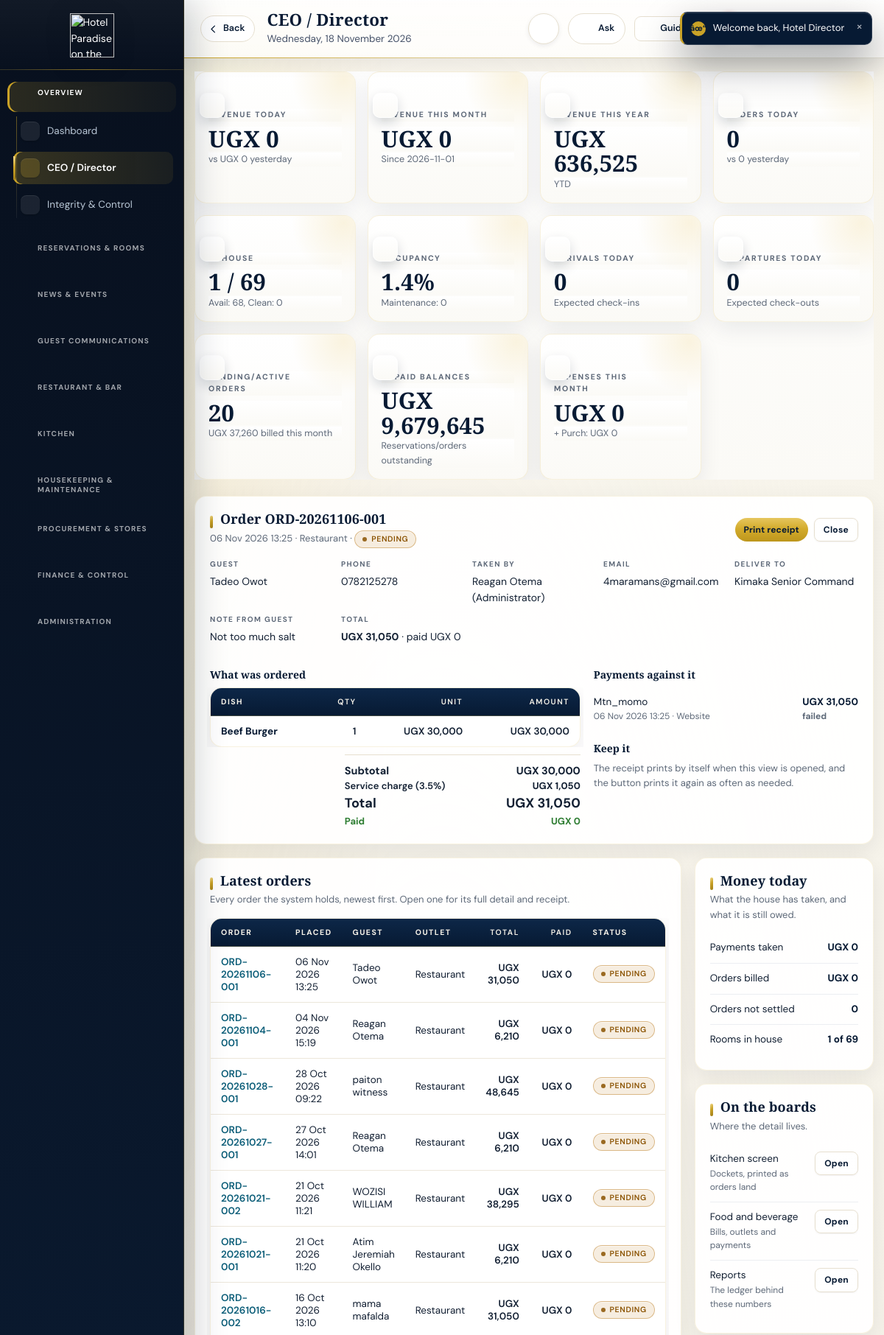
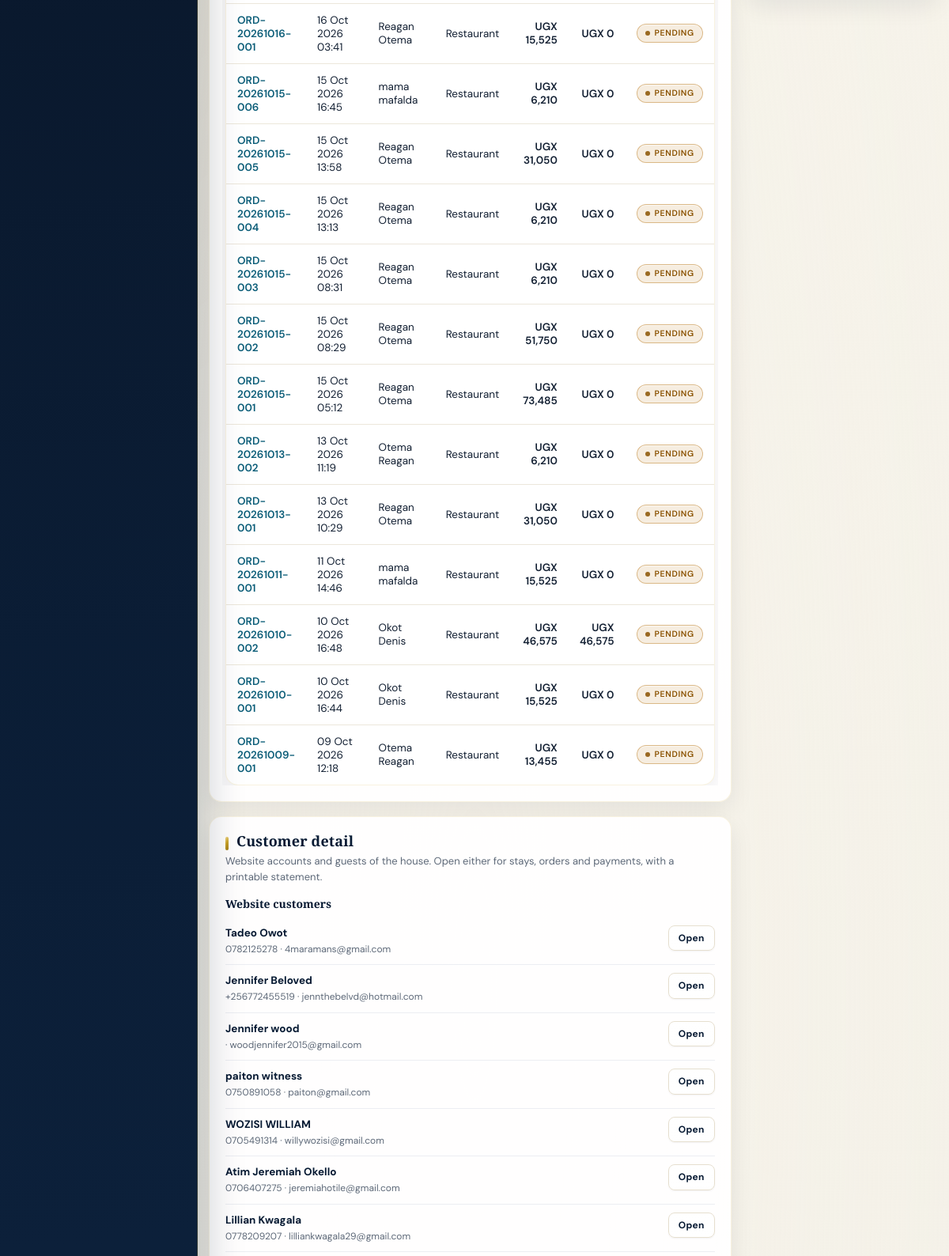
The app's page /backend-php/index.php?page=overview&order=20 (signed in, upper part) with its own data (2 pictures, top to bottom).
### tables this page shows
CREATE TABLE `orders` (
  `id` bigint(20) UNSIGNED NOT NULL,
  `hotel_id` bigint(20) UNSIGNED NOT NULL,
  `user_id` bigint(20) UNSIGNED NOT NULL,
  `shift_id` bigint(20) UNSIGNED DEFAULT NULL,
  `order_number` varchar(60) NOT NULL,
  `outlet` enum('restaurant','bar','room_service') NOT NULL,
  `order_type` enum('table','room','takeaway','delivery') NOT NULL,
  `table_name` varchar(60) DEFAULT NULL,
  `room_id` bigint(20) UNSIGNED DEFAULT NULL,
  `customer_name` varchar(160) DEFAULT NULL,
  `customer_phone` varchar(40) DEFAULT NULL,
  `customer_email` varchar(190) DEFAULT NULL,
  `delivery_address` varchar(255) DEFAULT NULL,
  `delivery_notes` text DEFAULT NULL,
  `status` enum('pending','accepted','preparing','ready','served','partially_paid','paid','cancelled') DEFAULT 'pending',
  `discount` decimal(14,2) DEFAULT 0.00,
  `subtotal` decimal(14,2) DEFAULT 0.00,
  `tax` decimal(14,2) DEFAULT 0.00,
  `total` decimal(14,2) DEFAULT 0.00,
  `created_at` timestamp NULL DEFAULT NULL,
  `deleted_at` timestamp NULL DEFAULT NULL,
  `deleted_by` bigint(20) UNSIGNED DEFAULT NULL
);

CREATE TABLE `users` (
  `id` bigint(20) UNSIGNED NOT NULL,
  `hotel_id` bigint(20) UNSIGNED DEFAULT NULL,
  `name` varchar(190) NOT NULL,
  `email` varchar(190) DEFAULT NULL,
  `phone` varchar(50) DEFAULT NULL,
  `password_hash` varchar(255) NOT NULL,
  `status` enum('pending','active','suspended') DEFAULT 'pending',
  `created_at` timestamp NULL DEFAULT NULL,
  `updated_at` timestamp NULL DEFAULT NULL,
  `profile_image` varchar(255) DEFAULT NULL,
  `last_login_at` datetime DEFAULT NULL,
  `password_changed_at` datetime DEFAULT NULL,
  `deleted_at` timestamp NULL DEFAULT NULL,
  `deleted_by` bigint(20) UNSIGNED DEFAULT NULL
);

CREATE TABLE `payments` (
  `id` bigint(20) UNSIGNED NOT NULL,
  `hotel_id` bigint(20) UNSIGNED NOT NULL,
  `user_id` bigint(20) UNSIGNED DEFAULT NULL,
  `customer_id` bigint(20) UNSIGNED DEFAULT NULL,
  `invoice_id` bigint(20) UNSIGNED DEFAULT NULL,
  `order_id` bigint(20) UNSIGNED DEFAULT NULL,
  `shift_id` bigint(20) UNSIGNED DEFAULT NULL,
  `reservation_id` bigint(20) UNSIGNED DEFAULT NULL,
  `amount` decimal(14,2) NOT NULL,
  `base_currency` char(3) DEFAULT NULL,
  `base_amount` decimal(14,2) DEFAULT NULL,
  `currency` char(3) DEFAULT NULL,
  `fx_rate` decimal(24,10) DEFAULT NULL,
  `fx_source` varchar(120) DEFAULT NULL,
  `fx_at` varchar(60) DEFAULT NULL,
  `charged_amount` decimal(14,2) DEFAULT NULL,
  `charged_currency` char(3) DEFAULT NULL,
  `method` varchar(50) NOT NULL,
  `provider` varchar(100) DEFAULT NULL,
  `provider_reference` varchar(190) DEFAULT NULL,
  `order_tracking_id` varchar(120) DEFAULT NULL,
  `confirmation_code` varchar(120) DEFAULT NULL,
  `gateway_payment_method` varchar(100) DEFAULT NULL,
  `checkout_token` varchar(190) DEFAULT NULL,
  `status` enum('pending','successful','failed','refunded','reversed') DEFAULT 'pending',
  `settlement_status` varchar(30) NOT NULL DEFAULT 'not_settled',
  `settlement_reference` varchar(120) DEFAULT NULL,
  `gateway_fee` decimal(14,2) DEFAULT NULL,
  `verified_at` datetime DEFAULT NULL,
  `verified_by` varchar(30) DEFAULT NULL,
  `verification_note` varchar(255) DEFAULT NULL,
  `gateway_result` text DEFAULT NULL,
  `payer_phone` varchar(50) DEFAULT NULL,
  `created_at` timestamp NULL DEFAULT NULL
);

CREATE TABLE `customers` (
  `id` bigint(20) UNSIGNED NOT NULL,
  `hotel_id` bigint(20) UNSIGNED NOT NULL DEFAULT 1,
  `full_name` varchar(160) NOT NULL DEFAULT '',
  `email` varchar(190) NOT NULL,
  `phone` varchar(40) NOT NULL DEFAULT '',
  `password_hash` varchar(255) NOT NULL DEFAULT '',
  `google_sub` varchar(128) DEFAULT NULL,
  `status` varchar(24) NOT NULL DEFAULT 'active',
  `created_at` datetime NOT NULL DEFAULT current_timestamp(),
  `updated_at` datetime NOT NULL DEFAULT current_timestamp() ON UPDATE current_timestamp(),
  `last_login_at` datetime DEFAULT NULL,
  `profile_image` varchar(255) DEFAULT NULL,
  `date_of_birth` date DEFAULT NULL,
  `gender` varchar(20) DEFAULT NULL,
  `nationality` varchar(80) DEFAULT NULL,
  `national_id` varchar(60) DEFAULT NULL,
  `address` varchar(255) DEFAULT NULL,
  `city` varchar(120) DEFAULT NULL,
  `country` varchar(120) DEFAULT NULL,
  `postcode` varchar(20) DEFAULT NULL,
  `company` varchar(160) DEFAULT NULL,
  `job_title` varchar(120) DEFAULT NULL,
  `preferred_language` varchar(20) DEFAULT NULL,
  `dietary_preferences` varchar(255) DEFAULT NULL,
  `room_preferences` varchar(255) DEFAULT NULL,
  `marketing_opt_in` tinyint(1) NOT NULL DEFAULT 0,
  `emergency_contact_name` varchar(160) DEFAULT NULL,
  `emergency_contact_phone` varchar(40) DEFAULT NULL,
  `notes` text DEFAULT NULL,
  `deleted_at` timestamp NULL DEFAULT NULL,
  `deleted_by` bigint(20) UNSIGNED DEFAULT NULL
);

### backend-php/modules/overview.php (the view, shortened to what this page needs)
<?php
function order_full(int $id): ?array{
 $o=row("SELECT o.*,(SELECT oi.notes FROM order_items oi WHERE oi.order_id=o.id AND oi.notes<>'' ORDER BY oi.id LIMIT 1) any_notes,
  (SELECT COALESCE(SUM(p.amount),0) FROM payments p WHERE p.order_id=o.id AND p.status='successful') paid,
  u.name taken_by
  FROM orders o LEFT JOIN users u ON u.id=o.user_id WHERE o.id=?",[$id]);
 $o['lines']=rows('SELECT oi.quantity,oi.unit_price,oi.total,oi.notes,'.hp_order_item_name_sql().' FROM order_items oi LEFT JOIN menu_items mi ON mi.id=oi.menu_item_id WHERE oi.order_id=? ORDER BY oi.id',[$id]);
 $o['payments']=rows("SELECT p.amount,p.method,p.status,p.created_at,u.name who FROM payments p LEFT JOIN users u ON u.id=p.user_id WHERE p.order_id=? ORDER BY p.id",[$id]);
 return $o;
}
function phone_key(?string $p): string{
 $d=preg_replace('/\D/','',(string)$p);
 return strlen($d)>9?substr($d,-9):$d;
}
$order=null;$viewOrder=(int)($_GET['order']??0);
if($viewOrder) $order=order_full($viewOrder);
$orders=rows("SELECT o.id,o.order_number,o.outlet,o.order_type,o.status,o.total,o.created_at,
 (SELECT COALESCE(SUM(p.amount),0) FROM payments p WHERE p.order_id=o.id AND p.status='successful') paid,
 (SELECT oi.notes FROM order_items oi WHERE oi.order_id=o.id AND oi.notes<>'' ORDER BY oi.id LIMIT 1) any_notes
 FROM orders o ORDER BY o.id DESC LIMIT 20");
$recentCustomers=rows('SELECT id,full_name,phone,email,created_at FROM customers ORDER BY id DESC LIMIT 12');
echo '<div class="kpis">';
echo '</div>';
if($order){
 $g=order_customer($order['any_notes']??null);
 echo '<div class="panel"><div class="toolbar" style="margin-bottom:14px">';
 echo '<div><h2>Order '.e($order['order_number']).'</h2><p class="hint" style="margin:0">'.fmtdt($order['created_at']).' &middot; '.e(ucfirst((string)$order['outlet'])).' &middot; '.status_badge($order['status']).'</p></div>';
 echo '<div class="bar"><button class="btn sm" type="button" onclick="printReceipt(\'order-'.(int)$order['id'].'\')">Print receipt</button>';
 echo '<a class="btnGhost sm" href="'.BASE.'/index.php?page=overview">Close</a></div></div>';
 echo '<div class="res-meta" style="margin-bottom:16px">';
 echo '<div class="field" style="margin:0"><label>Guest</label><div>'.e($g['name']??'Counter order').'</div></div>';
 if($g) echo '<div class="field" style="margin:0"><label>Phone</label><div><a href="'.BASE.'/index.php?page=overview&amp;customer='.(int)(val('SELECT id FROM customers WHERE phone LIKE ?',['%'.phone_key($g['phone']).'%'])?:0).'">'.e($g['phone']).'</a></div></div>';
 echo '<div class="field" style="margin:0"><label>Taken by</label><div>'.e($order['taken_by']??'Website').'</div></div>';
 $d=order_delivery($order);
 if($d['email']) echo '<div class="field" style="margin:0"><label>Email</label><div>'.e($d['email']).'</div></div>';
 if($d['address']) echo '<div class="field" style="margin:0"><label>Deliver to</label><div>'.e($d['address']).'</div></div>';
 if($d['notes']) echo '<div class="field" style="margin:0"><label>Note from guest</label><div>'.e($d['notes']).'</div></div>';
 echo '<div class="field" style="margin:0"><label>Total</label><div><b>'.money($order['total']).'</b> &middot; paid '.money($order['paid']).'</div></div>';
 echo '</div>';
 echo '<div class="twoCol"><div>';
 echo '<h3>What was ordered</h3><table class="tbl"><thead><tr><th>Dish</th><th class="num">Qty</th><th class="num">Unit</th><th class="num">Amount</th></tr></thead><tbody>';
 foreach($order['lines'] as $l){
  $note=prep_note($l['notes']??null);
  echo '<tr><td><b>'.e($l['name']??'Item removed').'</b>'.($note?'<br><small>'.e($note).'</small>':'').'</td>';
  echo '<td class="num">'.rtrim(rtrim(number_format((float)$l['quantity'],2,'.',''),'0'),'.').'</td><td class="num">'.money($l['unit_price']).'</td><td class="num">'.money($l['total']).'</td></tr>';
 }
 echo '</tbody></table>';
 echo '<div class="totals" style="max-width:320px;margin-left:auto">';
 echo '<div class="tt"><span>Subtotal</span><b>'.money($order['subtotal']).'</b></div>';
 if((float)$order['tax']>0) echo '<div class="tt" style="font-size:13px;font-weight:600"><span>Service charge (3.5%)</span><b>'.money($order['tax']).'</b></div>';
 echo '<div class="tt" style="font-size:18px"><span>Total</span><b>'.money($order['total']).'</b></div>';
 echo '<div class="tt" style="font-size:13px;color:#2e7d32"><span>Paid</span><b>'.money($order['paid']).'</b></div>';
 echo '</div></div>';
 echo '<div>';
 echo '<h3>Payments against it</h3>';
 if(!count($order['payments'])) echo '<p class="emptyLine">Nothing has been taken against this order yet.</p>';
 else{
  echo '<div class="miniList">';
  foreach($order['payments'] as $p){
   echo '<div class="li"><span>'.e(ucfirst((string)$p['method'])).'<br><small>'.fmtdt($p['created_at']).' &middot; '.e($p['who']??'Website').'</small></span>';
   echo '<b>'.money($p['amount']).'<br><small>'.e($p['status']).'</small></b></div>';
  }
  echo '</div>';
 }
 echo '<h3>Keep it</h3><p class="hint">The receipt prints by itself when this view is opened, and the button prints it again as often as needed.</p>';
 echo '</div></div></div>';
}
echo '<div class="dashGrid"><div>';
echo '<div class="panel"><h2>Latest orders</h2><p class="hint">Every order the system holds, newest first. Open one for its full detail and receipt.</p>';
echo '<table class="tbl"><thead><tr><th>Order</th><th>Placed</th><th>Guest</th><th>Outlet</th><th class="num">Total</th><th class="num">Paid</th><th>Status</th></tr></thead><tbody>';
foreach($orders as $o){
 $g=order_customer($o['any_notes']??null);
 echo '<tr><td><b><a href="'.BASE.'/index.php?page=overview&amp;order='.(int)$o['id'].'">'.e($o['order_number']).'</a></b></td>';
 echo '<td>'.fmtdt($o['created_at']).'</td><td>'.e($g['name']??'Counter').'</td><td>'.e(ucfirst((string)$o['outlet'])).'</td>';
 echo '<td class="num">'.money($o['total']).'</td><td class="num">'.money($o['paid']).'</td><td>'.status_badge($o['status']).'</td></tr>';
}
echo '</tbody></table></div>';
echo '<div class="panel"><h2>Customer detail</h2><p class="hint">Website accounts and guests of the house. Open either for stays, orders and payments, with a printable statement.</p>';
echo '<h3>Website customers</h3><div class="miniList">';
foreach($recentCustomers as $c){
 echo '<div class="li"><span><b><a href="'.BASE.'/index.php?page=overview&amp;customer='.(int)$c['id'].'">'.e($c['full_name']).'</a></b><br><small>'.e($c['phone']??'').' &middot; '.e($c['email']??'').'</small></span>';
 echo '<b><a class="btnGhost sm" href="'.BASE.'/index.php?page=overview&amp;customer='.(int)$c['id'].'">Open</a></b></div>';
}
echo '</div>';
echo '<h3>Hotel guests</h3><div class="miniList">';
echo '</div></div></div>';
echo '<div>';
echo '<div class="panel"><h2>Money today</h2><p class="hint">What the house has taken, and what it is still owed.</p>';
echo '<div class="miniList">';
echo '<div class="li"><span>Payments taken</span><b>'.money($k['today']).'</b></div>';
echo '<div class="li"><span>Orders billed</span><b>'.money($k['billed']).'</b></div>';
echo '<div class="li"><span>Orders not settled</span><b>'.(int)$k['owed'].'</b></div>';
echo '<div class="li"><span>Rooms in house</span><b>'.(int)$k['inhouse'].' of '.(int)$k['rooms'].'</b></div>';
echo '</div></div>';
echo '<div class="panel"><h2>On the boards</h2><p class="hint">Where the detail lives.</p><div class="miniList">';
echo '<div class="li"><span>Kitchen screen<br><small>Dockets, printed as orders land</small></span><b><a class="btnGhost sm" href="'.BASE.'/index.php?page=kitchen">Open</a></b></div>';
echo '<div class="li"><span>Food and beverage<br><small>Bills, outlets and payments</small></span><b><a class="btnGhost sm" href="'.BASE.'/index.php?page=fnb">Open</a></b></div>';
echo '<div class="li"><span>Reports<br><small>The ledger behind these numbers</small></span><b><a class="btnGhost sm" href="'.BASE.'/index.php?page=reports">Open</a></b></div>';
echo '</div></div></div></div>';

### backend-php/app/bootstrap.php (shortened to what this page needs)
<?php
if(!function_exists('hp_config')){
 function hp_config(): array{
  $file=__DIR__.'/../config.php';
  if(!is_readable($file)) return $cfg=[];
  $got=include $file;
  return $cfg=is_array($got)?$got:[];
 }
}
function db_config(): array{
 $fromFile=hp_config();
 $fromConfig=function(string $path) use($fromFile){
  $node=$fromFile;
  foreach(explode('.',$path) as $step){
   if(!is_array($node)||!array_key_exists($step,$node)) return null;
   $node=$node[$step];
  }
  return $node;
 };
 $pick=function(string $path,string $env,string $fallback) use($fromConfig): string{
  $v=getenv($env);
  if(is_string($v)&&$v!=='') return $v;
  $v=$fromConfig($path);
  if(is_string($v)&&$v!=='') return $v;
  return $fallback;
 };
 $host=$pick('db.host','HP_DB_HOST','127.0.0.1');
 $port=$pick('db.port','HP_DB_PORT','');
 return $cfg=[
  'dsn'=>'mysql:host='.$host.($port!==''?';port='.$port:'').';charset=utf8mb4',
  'host'=>$host,'port'=>$port,
  'name'=>$pick('db.name','HP_DB_NAME','hotelpardise_system'),
  'user'=>$pick('db.user','HP_DB_USER','hotelpardise_system'),
  'pass'=>$pick('db.pass','HP_DB_PASS',''),
  'web'=>[
   'name'=>$pick('web_db.name','HP_WEB_DB_NAME','hotelpardise_website'),
   'user'=>$pick('web_db.user','HP_WEB_DB_USER','hotelpardise_website'),
   'pass'=>$pick('web_db.pass','HP_WEB_DB_PASS',''),
  ],
 ];
}
function db_connect(string $dsn,string $dbName,string $user,string $pass): PDO{
  try{
   return new PDO($dsn.';dbname='.$dbName,$user,$pass,[
    PDO::ATTR_ERRMODE=>PDO::ERRMODE_EXCEPTION,
    PDO::ATTR_DEFAULT_FETCH_MODE=>PDO::FETCH_ASSOC
   ]);
  }catch(PDOException $e){
   $reason=db_failure_reason($e,$dbName,$user);
   error_log('[hotel db] cannot open '.$dbName.' as '.$user.'@'.db_config()['host']
    .' [SQLSTATE '.$e->getCode().']: '.$reason);
   throw new RuntimeException($reason,0);
  }
}
function db(): PDO{
  static $pdo=null;
  if($pdo===null){
   $c=db_config();
   try{
    $pdo=db_connect($c['dsn'],$c['name'],$c['user'],$c['pass']);
   }catch(RuntimeException $e){
    db_setup_page($e->getMessage());
   }
  }
  return $pdo;
}
function q(string $sql,array $p=[]){ $st=db()->prepare($sql); $st->execute($p); return $st; }
function rows(string $sql,array $p=[]){ return q($sql,$p)->fetchAll(); }
function row(string $sql,array $p=[]){ $r=q($sql,$p)->fetch(); return $r===false?null:$r; }
function val(string $sql,array $p=[]){ $r=q($sql,$p)->fetchColumn(); return $r===false?null:$r; }
function hp_column_exists(string $table,string $col): bool{
 try{
  $pattern=str_replace(['\\','_','%'],['\\\\','\\_','\\%'],$col);
  $st=db()->query('SHOW COLUMNS FROM `'.$table.'` LIKE '.db()->quote($pattern));
  return (bool)$st->fetch();
 }catch(Throwable $e){ return false; }
}
function hp_order_item_name_sql(string $itemAlias='oi',string $menuAlias='mi'): string{
 $item=preg_replace('/[^A-Za-z0-9_]/','',(string)$itemAlias) ?: 'oi';
 $menu=preg_replace('/[^A-Za-z0-9_]/','',(string)$menuAlias) ?: 'mi';
 $custom=hp_column_exists('order_items','custom_name')?"NULLIF($item.custom_name,'')":'NULL';
 return "COALESCE($menu.name,$custom,'Custom item') AS name";
}
function e($v=null): string{ return htmlspecialchars((string)$v,ENT_QUOTES,'UTF-8'); }
function money($v): string{ return 'UGX '.number_format((float)$v,0); }
function fmtdt($d): string{ return $d?date('d M Y H:i',strtotime((string)$d)):''; }
function badge(string $text,string $tone='grey'): string{
 static $tones=['ok'=>1,'warn'=>1,'bad'=>1,'gold'=>1,'navy'=>1,'blue'=>1,'grey'=>1];
 $t=isset($tones[$tone])?$tone:'grey';
 return '<span class="badge '.e($t).'">'.e($text).'</span>';
}

### records on screen
orders: order_number "ORD-20261106-001", created_at "06 Nov 2026 13:25", outlet "Restaurant", status "PENDING", user.name "Reagan Otema (Administrator)", customer_email "4maramans@gmail.com", delivery_address "Kimaka Senior Command", delivery_notes "Not too much salt", total "UGX 31,050", subtotal "UGX 30,000", tax "UGX 1,050", name "Tadeo Owot", paid "UGX 0"
payments: method "Mtn_momo", created_at "06 Nov 2026 13:25", who "Website", amount "UGX 31,050", status "failed"
orders: order_number "ORD-20261104-001", created_at "04 Nov 2026 15:19", name "Reagan Otema", outlet "Restaurant", total "UGX 6,210", paid "UGX 0", status "PENDING"
orders: order_number "ORD-20261028-001", created_at "28 Oct 2026 09:22", name "paiton witness", outlet "Restaurant", total "UGX 48,645", paid "UGX 0", status "PENDING"
orders: order_number "ORD-20261027-001", created_at "27 Oct 2026 14:01", name "Reagan Otema", outlet "Restaurant", total "UGX 6,210", paid "UGX 0", status "PENDING"
orders: order_number "ORD-20261021-002", created_at "21 Oct 2026 11:21", name "WOZISI WILLIAM", outlet "Restaurant", total "UGX 38,295", paid "UGX 0", status "PENDING"
orders: order_number "ORD-20261021-001", created_at "21 Oct 2026 11:20", outlet "Restaurant", total "UGX 6,210", paid "UGX 0", status "PENDING"
customers: full_name "Atim Jeremiah Okello", phone "0706407275", email "jeremiahotile@gmail.com"
orders: order_number "ORD-20261016-002", created_at "16 Oct 2026 13:10", name "mama mafalda", outlet "Restaurant", total "UGX 31,050", paid "UGX 0", status "PENDING"
orders: order_number "ORD-20261016-001", created_at "16 Oct 2026 03:41", name "Reagan Otema", outlet "Restaurant", total "UGX 15,525", paid "UGX 0", status "PENDING"
orders: order_number "ORD-20261015-006", created_at "15 Oct 2026 16:45", name "mama mafalda", outlet "Restaurant", total "UGX 6,210", paid "UGX 0", status "PENDING"
orders: order_number "ORD-20261015-005", created_at "15 Oct 2026 13:58", name "Reagan Otema", outlet "Restaurant", total "UGX 31,050", paid "UGX 0", status "PENDING"
orders: order_number "ORD-20261015-004", created_at "15 Oct 2026 13:13", name "Reagan Otema", outlet "Restaurant", total "UGX 6,210", paid "UGX 0", status "PENDING"
orders: order_number "ORD-20261015-003", created_at "15 Oct 2026 08:31", name "Reagan Otema", outlet "Restaurant", total "UGX 6,210", paid "UGX 0", status "PENDING"
orders: order_number "ORD-20261015-002", created_at "15 Oct 2026 08:29", name "Reagan Otema", outlet "Restaurant", total "UGX 51,750", paid "UGX 0", status "PENDING"
orders: order_number "ORD-20261015-001", created_at "15 Oct 2026 05:12", name "Reagan Otema", outlet "Restaurant", total "UGX 73,485", paid "UGX 0", status "PENDING"
orders: order_number "ORD-20261013-002", created_at "13 Oct 2026 11:19", name "Otema Reagan", outlet "Restaurant", total "UGX 6,210", paid "UGX 0", status "PENDING"
orders: order_number "ORD-20261013-001", created_at "13 Oct 2026 10:29", name "Reagan Otema", outlet "Restaurant", total "UGX 31,050", paid "UGX 0", status "PENDING"
orders: order_number "ORD-20261011-001", created_at "11 Oct 2026 14:46", name "mama mafalda", outlet "Restaurant", total "UGX 15,525", paid "UGX 0", status "PENDING"
orders: order_number "ORD-20261010-002", created_at "10 Oct 2026 16:48", name "Okot Denis", outlet "Restaurant", total "UGX 46,575", paid "UGX 46,575", status "PENDING"
orders: order_number "ORD-20261010-001", created_at "10 Oct 2026 16:44", name "Okot Denis", outlet "Restaurant", total "UGX 15,525", paid "UGX 0", status "PENDING"
orders: order_number "ORD-20261009-001", created_at "09 Oct 2026 12:18", name "Otema Reagan", outlet "Restaurant", total "UGX 13,455", paid "UGX 0", status "PENDING"
customers: full_name "Tadeo Owot", phone "0782125278", email "4maramans@gmail.com"
customers: full_name "Jennifer Beloved", phone "+256772455519", email "jennthebelvd@hotmail.com"
customers: full_name "Jennifer wood", email "woodjennifer2015@gmail.com"
customers: full_name "paiton witness", phone "0750891058", email "paiton@gmail.com"
customers: full_name "WOZISI WILLIAM", phone "0705491314", email "willywozisi@gmail.com"
customers: full_name "Lillian Kwagala", phone "0778209207", email "lilliankwagala29@gmail.com"

### other values on screen
$group['label'] "OVERVIEW"
$label "Dashboard"
$label "CEO / Director"
$label "Integrity & Control"
$group['label'] "RESERVATIONS & ROOMS"
$group['label'] "NEWS & EVENTS"
$group['label'] "GUEST COMMUNICATIONS"
$group['label'] "RESTAURANT & BAR"
$group['label'] "KITCHEN"
$group['label'] "HOUSEKEEPING & MAINTENANCE"
$group['label'] "PROCUREMENT & STORES"
$group['label'] "FINANCE & CONTROL"
$group['label'] "ADMINISTRATION"
$title "CEO / Director"
$sub "Wednesday, 18 November 2026"
